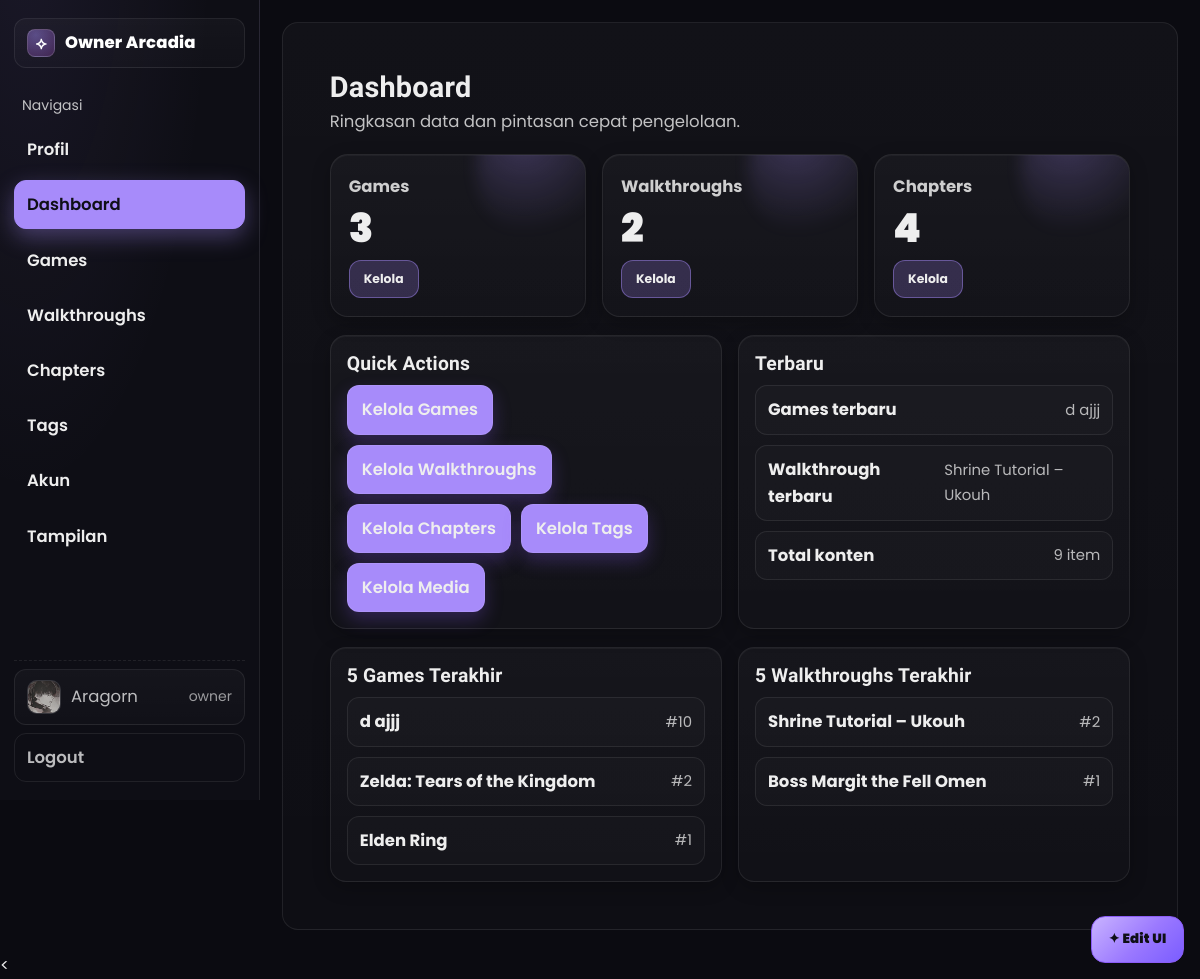
Before: /public/admin/index.php (signed in) with the older database file.
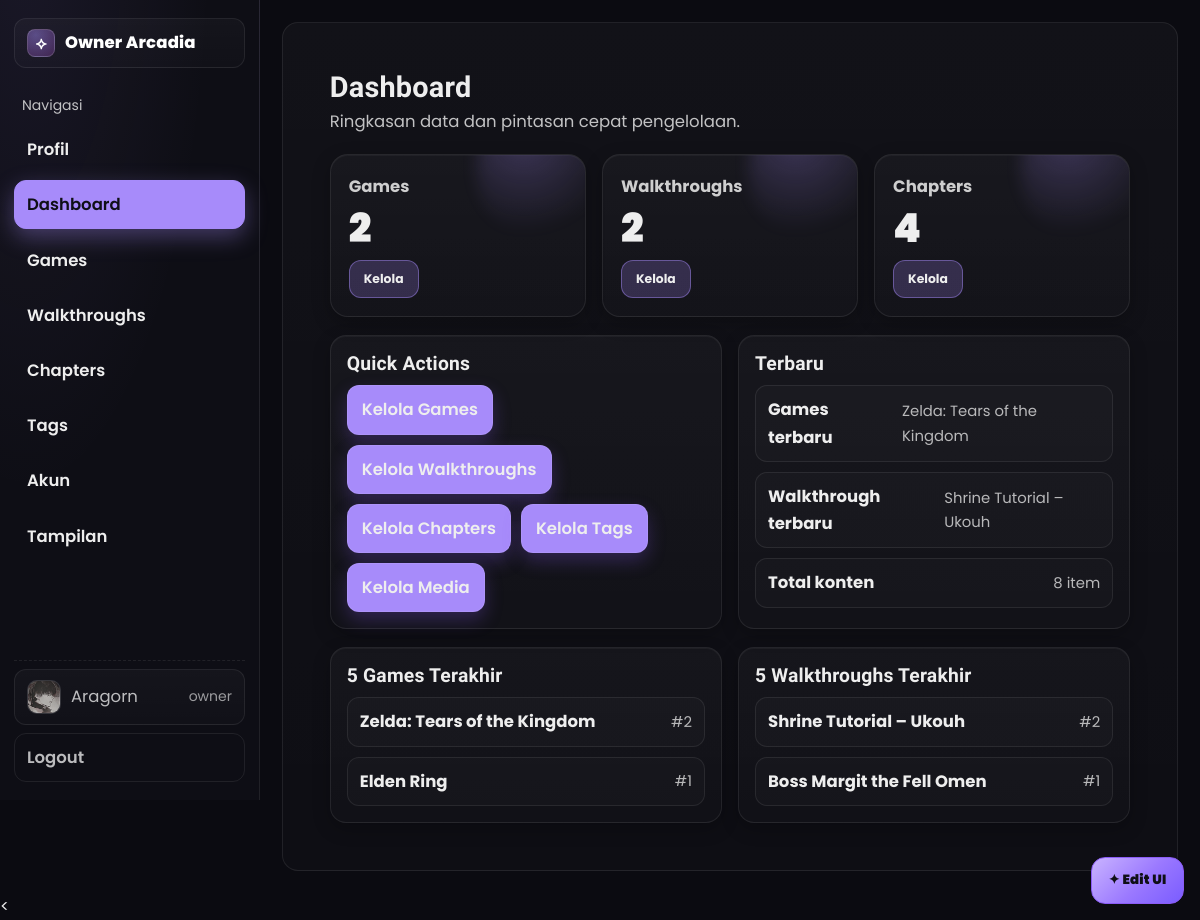
After: the same page with the newer database file.
### tables this page shows
CREATE TABLE `games` (
  `id` int(11) NOT NULL,
  `title` varchar(150) NOT NULL,
  `genre` varchar(80) DEFAULT NULL,
  `platform` varchar(80) DEFAULT NULL,
  `release_year` int(11) DEFAULT NULL,
  `image_url` varchar(255) DEFAULT NULL,
  `description` text DEFAULT NULL,
  `cover_blob` longblob DEFAULT NULL,
  `cover_mime` varchar(40) DEFAULT NULL,
  `cover_size` int(11) DEFAULT NULL,
  `cover_focus_x` tinyint(4) DEFAULT 50,
  `cover_focus_y` tinyint(4) DEFAULT 50
);

CREATE TABLE `walkthroughs` (
  `id` int(11) NOT NULL,
  `game_id` int(11) NOT NULL,
  `title` varchar(150) NOT NULL,
  `overview` text DEFAULT NULL,
  `difficulty` enum('Easy','Medium','Hard') DEFAULT 'Medium',
  `created_at` datetime NOT NULL DEFAULT current_timestamp(),
  `updated_at` datetime DEFAULT NULL,
  `cover_focus_x` tinyint(4) DEFAULT 50,
  `cover_focus_y` tinyint(4) DEFAULT 50
);

### lib/db.php (called while the page is built, shortened)
<?php
function db_all($mysqli, $sql, $params = [], $types = '')
{
  $stmt = $mysqli->prepare($sql);
  if ($params)
    $stmt->bind_param($types ?: str_repeat('s', count($params)), ...$params);
  $stmt->execute();
  $res = $stmt->get_result();
  $rows = $res ? $res->fetch_all(MYSQLI_ASSOC) : [];
  return $rows;
}
function db_one($mysqli, $sql, $params = [], $types = '')
{
  $rows = db_all($mysqli, $sql, $params, $types);
  return $rows[0] ?? null;
}
?>

### lib/helpers.php (called while the page is built, shortened)
<?php
function e($s)
{
  return htmlspecialchars((string) $s, ENT_QUOTES, 'UTF-8');
}
?>

### public/admin/index.php (the view, shortened to what this page needs)
<?php
require_once __DIR__ . '/_header.php';
require_once __DIR__ . '/../../lib/db.php';
$stats = [
  'games'    => (int)(db_one($mysqli, "SELECT COUNT(*) c FROM games")['c'] ?? 0),
  'walks'    => (int)(db_one($mysqli, "SELECT COUNT(*) c FROM walkthroughs")['c'] ?? 0),
  'chapters' => (int)(db_one($mysqli, "SELECT COUNT(*) c FROM chapters")['c'] ?? 0),
];
$latest_games = db_all($mysqli, "SELECT id, title FROM games ORDER BY id DESC LIMIT 5");
$latest_walks = db_all($mysqli, "SELECT id, title FROM walkthroughs ORDER BY id DESC LIMIT 5");
?>
<div class="admin-main">
  <div class="dash-wrap">
    <div class="page-head">
      <div>
        <h1>Dashboard</h1>
        <div class="page-sub">Ringkasan data dan pintasan cepat pengelolaan.</div>
      </div>
    </div>
    <section class="kpis">
      <div class="kpi">
        <div class="label">Games</div>
        <div class="value"><?= number_format($stats['games']) ?></div>
        <a class="badge" href="games.php">Kelola</a>
      </div>
      <div class="kpi">
        <div class="label">Walkthroughs</div>
        <div class="value"><?= number_format($stats['walks']) ?></div>
        <a class="badge" href="walkthroughs.php">Kelola</a>
      </div>
      <div class="kpi">
        <div class="label">Chapters</div>
        <div class="value"><?= number_format($stats['chapters']) ?></div>
        <a class="badge" href="chapters.php">Kelola</a>
      </div>
    </section>
    <section class="panels">
      <div class="panel">
        <h3>Quick Actions</h3>
        <div class="actions">
          <a class="btn" href="games.php">Kelola Games</a>
          <a class="btn" href="walkthroughs.php">Kelola Walkthroughs</a>
          <a class="btn" href="chapters.php">Kelola Chapters</a>
          <a class="btn" href="tags.php">Kelola Tags</a>
          <a class="btn" href="mediafiles.php">Kelola Media</a>
        </div>
      </div>
      <div class="panel">
        <h3>Terbaru</h3>
        <ul class="list">
          <?php if (!empty($latest_games)): ?>
            <li class="item">
              <div class="title">Games terbaru</div>
              <div class="meta"><?= e($latest_games[0]['title'] ?? '-') ?></div>
            </li>
          <?php endif; ?>
          <?php if (!empty($latest_walks)): ?>
            <li class="item">
              <div class="title">Walkthrough terbaru</div>
              <div class="meta"><?= e($latest_walks[0]['title'] ?? '-') ?></div>
            </li>
          <?php endif; ?>
          <li class="item">
            <div class="title">Total konten</div>
            <div class="meta"><?= number_format($stats['games'] + $stats['walks'] + $stats['chapters']) ?> item</div>
          </li>
        </ul>
      </div>
    </section>
    <section class="panels">
      <div class="panel">
        <h3>5 Games Terakhir</h3>
        <ul class="list">
          <?php foreach ($latest_games as $g): ?>
            <li class="item">
              <div class="title"><?= e($g['title']) ?></div>
              <div class="meta">#<?= (int)$g['id'] ?></div>
            </li>
          <?php endforeach; ?>
        </ul>
      </div>
      <div class="panel">
        <h3>5 Walkthroughs Terakhir</h3>
        <ul class="list">
          <?php foreach ($latest_walks as $w): ?>
            <li class="item">
              <div class="title"><?= e($w['title']) ?></div>
              <div class="meta">#<?= (int)$w['id'] ?></div>
            </li>
          <?php endforeach; ?>
        </ul>
      </div>
    </section>
  </div>
</div>
<?php require_once __DIR__ . '/_footer.php'; ?>

Changed rows visible on the page:
removed games: title "d ajjj", id "10"
Other visible differences:
$stats['games']: "3" → "2"
$latest_games[0]['title']: "d ajjj" → "Zelda: Tears of the Kingdom"
$stats['games'] + $stats['walks'] + $stats['chapters']: "9" → "8"
